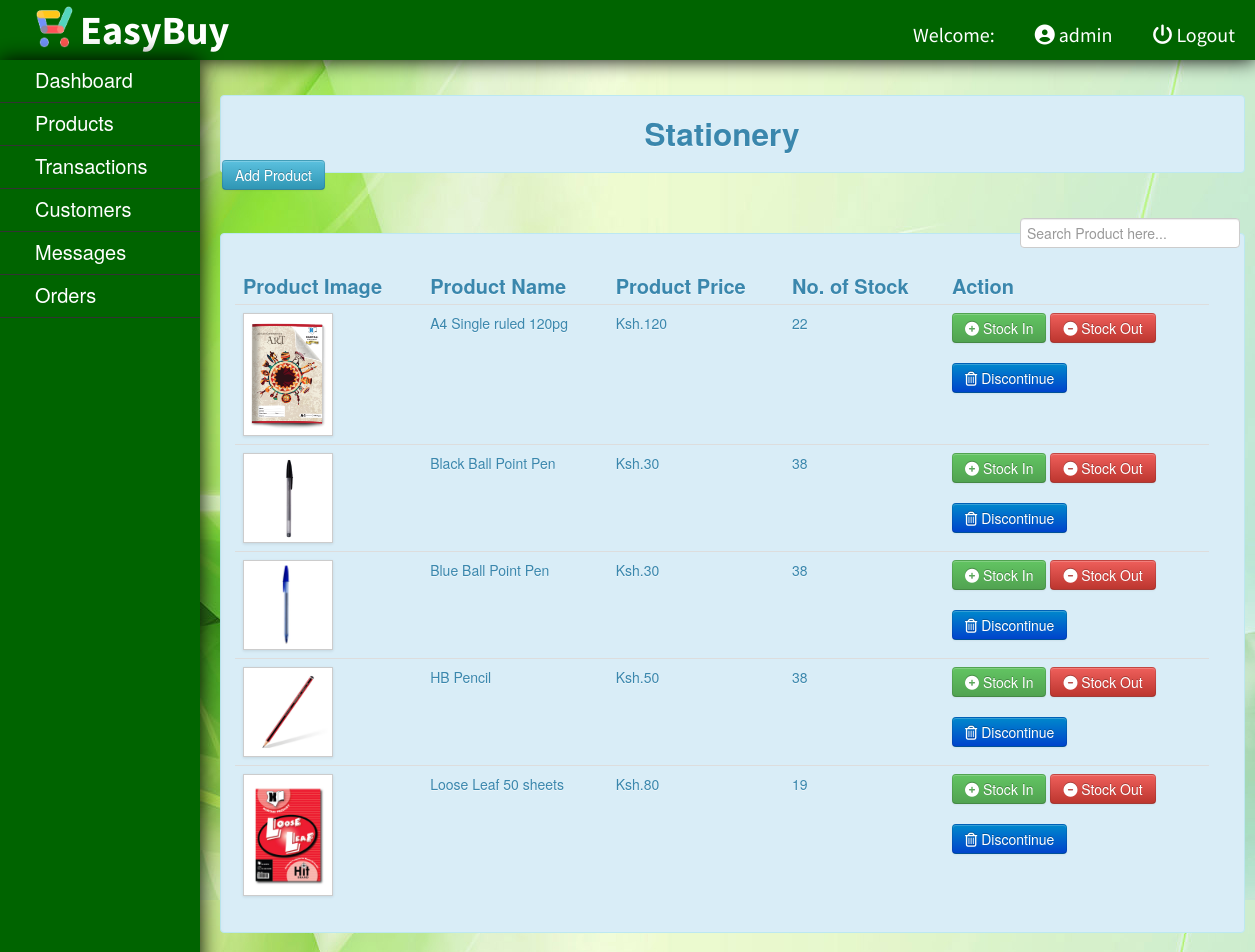
The app's page /admin/admin_stationery.php (signed in), older data.
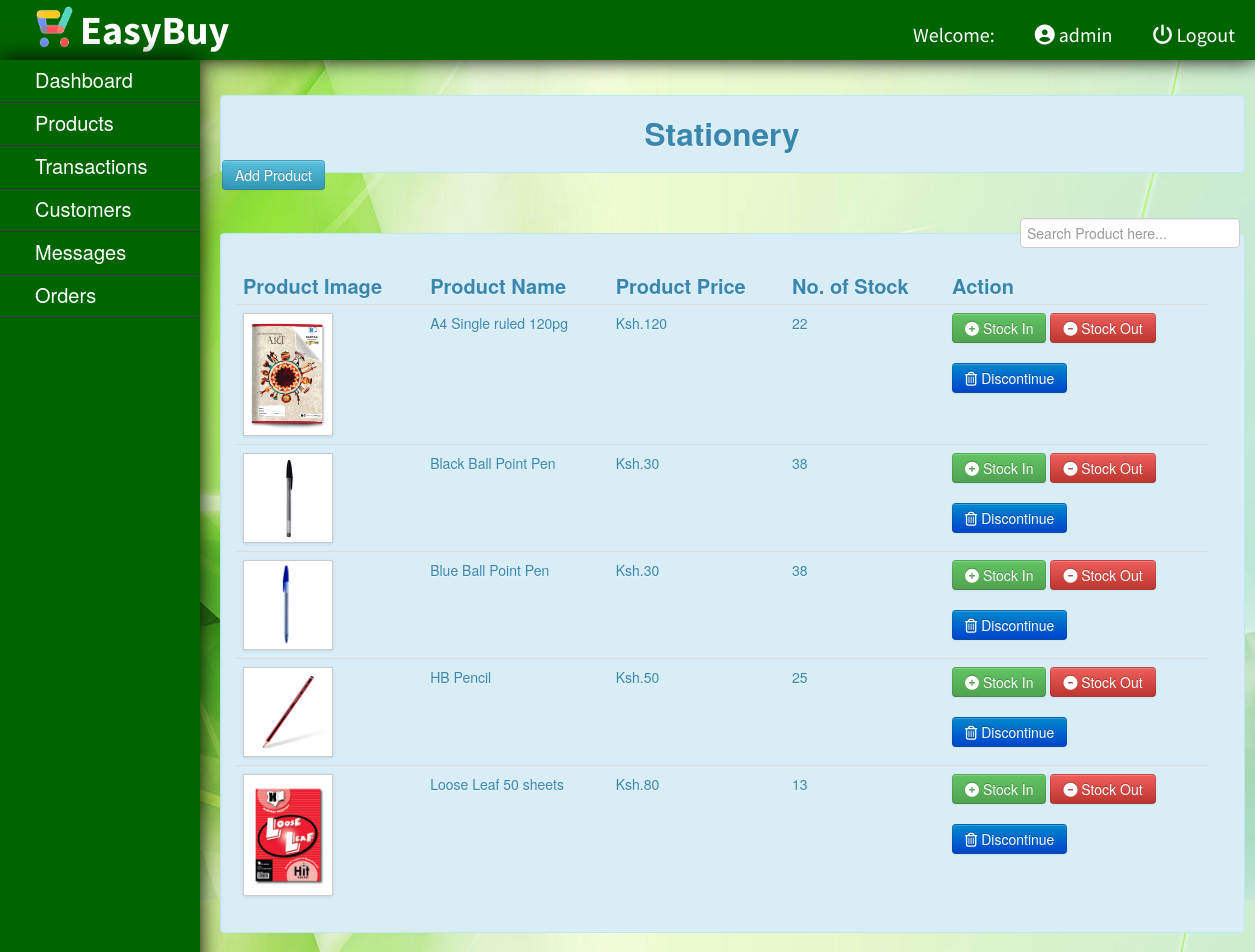
The same page, newer data.
### tables this page shows
CREATE TABLE `product` (
  `productid` int(8) NOT NULL,
  `name` varchar(45) NOT NULL,
  `category` varchar(20) NOT NULL,
  `brand` varchar(20) NOT NULL,
  `price` int(10) NOT NULL,
  `image` text DEFAULT NULL,
  `productstatus` varchar(20) NOT NULL DEFAULT 'On sale'
);

CREATE TABLE `stock` (
  `productid` int(8) NOT NULL,
  `quantity` int(6) NOT NULL
);

### admin/admin_stationery.php (the view, shortened to what this page needs)
<?php
	include("../db/dbconn.php");
?>
<!DOCTYPE html>
<html>
<?php require_once('../template/header_admin.php'); ?>
	<br>
			<a href="#add" role="button" class="btn btn-info" data-toggle="modal" style="position:absolute;margin-left:222px; margin-top:140px; z-index:-1000;">Add Product</a>
					<?php require_once('../template/admin_nav.php'); ?>
					<div id="rightcontent" style="position:absolute; top:10%;">
								<div class="alert alert-info"><center><h2>Stationery</h2></center></div>
								<br />
									<label  style="padding:5px; float:right;"><input type="text" name="filter" placeholder="Search Product here..." id="filter"></label>
								<br />
								<div class="alert alert-info">
								<table class="table table-hover" style="background-color:;">
									<thead>
									<tr style="font-size:20px;">
										<th>Product Image</th>
										<th>Product Name</th>
										<th>Product Price</th>
										<th>No. of Stock</th>
										<th>Action</th>
									</tr>
									</thead>
									<tbody>
									<?php
										$query = $conn->query("SELECT * FROM `product` WHERE category='Stationery' AND productstatus='On sale' ORDER BY `name`") or die(mysqli_error());
										while($fetch = $query->fetch_array())
											{
											$id = $fetch['productid'];
									?>
									<tr class="del<?php echo $id?>">
										<td><img class="img-polaroid" src = "../photo/<?php echo $fetch['image']?>" height = "70px" width = "80px"></td>
										<td><?php echo $fetch['name']?></td>
										<td>Ksh.<?php echo number_format($fetch['price'])?></td>
										<?php
										$query1 = $conn->query("SELECT * FROM `stock` WHERE productid='$id'") or die(mysqli_error());
										$fetch1 = $query1->fetch_array();
										?>
										<td><?php echo $fetch1['quantity']?></td>
										<td>
										<?php
										echo "<a href='stockin.php?id=".$id."' class='btn btn-success' rel='facebox'><i class='fas fa-plus-circle'></i> Stock In</a> ";
										echo "<a href='stockout.php?id=".$id."' class='btn btn-danger' rel='facebox'><i class='fas fa-minus-circle'></i> Stock Out</a>";
										echo "<br><br><a href='discontinue.php?id=".$id."' class='btn btn-primary' rel='facebox'><i class='fa fa-trash-o'></i> Discontinue</a>";
										?>
										</td>
									</tr>
									<?php
										}
									?>
									</tbody>
								</table>
								</div>
								</div>
		</body>
	</html>

Row changes from the older to the newer data that the page shows:
changed through a linked row, product "HB Pencil": stock.quantity "38" → "25"
changed through a linked row, product "Loose Leaf 50 sheets": stock.quantity "19" → "13"
